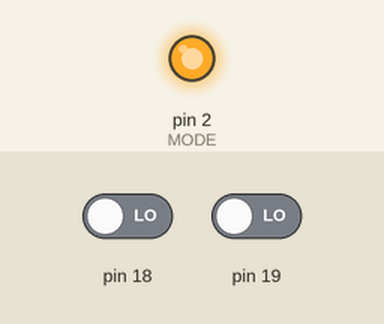
Recording of a sketch running on a simulated Arduino Uno, built with avr-gcc and run on an emulated ATmega328P. Parts: output pins drawn as LEDs (lit = HIGH). Inputs (shaded band) come from the test bench; at power-on: pin 18 LOW, pin 19 LOW. Pins used as bus, display or sensor lines are not drawn; what the sketch prints to the serial monitor is not drawn.

Above: at 0.1 s.
Timing chart, 0 to 0.2 s (numbered marks = the images above):
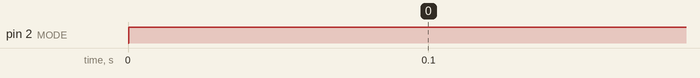

The sketch:

VDU-HelloWorld-test.ino
```cpp
//Mod by Boogs 2025-03-09

#define MODE 2
#define CSW 3
#define CSR 8
#define RESET 9

#define PORT_MANIPULATION

unsigned char font[] = {
// line drawing
   0x00,0x00,0x00,0xFF,0xFF,0x00,0x00,0x00, // lr
   0x18,0x18,0x18,0x18,0x18,0x18,0x18,0x18, // ud
   0x00,0x00,0x00,0xF8,0xF8,0x18,0x18,0x18, // ld
   0x00,0x00,0x00,0x1F,0x1F,0x18,0x18,0x18, // rd
   0x18,0x18,0x18,0xF8,0xF8,0x00,0x00,0x00, // lu
   0x18,0x18,0x18,0x1F,0x1F,0x00,0x00,0x00, // ur
   0x18,0x18,0x18,0xFF,0xFF,0x18,0x18,0x18, // lurd
// <nonsense for debug>
   0x07,0x07,0x07,0x07,0x07,0x07,0x07,0x00, // 07
   0x08,0x08,0x08,0x08,0x08,0x08,0x08,0x00, // 08
   0x09,0x09,0x09,0x09,0x09,0x09,0x09,0x00, // 09
   0x0A,0x0A,0x0A,0x0A,0x0A,0x0A,0x0A,0x00, // 0A
   0x0B,0x0B,0x0B,0x0B,0x0B,0x0B,0x0B,0x00, // 0B
   0x0C,0x0C,0x0C,0x0C,0x0C,0x0C,0x0C,0x00, // 0C
   0x0D,0x0D,0x0D,0x0D,0x0D,0x0D,0x0D,0x00, // 0D
   0x0E,0x0E,0x0E,0x0E,0x0E,0x0E,0x0E,0x00, // 0E
   0x0F,0x0F,0x0F,0x0F,0x0F,0x0F,0x0F,0x00, // 0F
   0x10,0x10,0x10,0x10,0x10,0x10,0x10,0x00, // 10
   0x11,0x11,0x11,0x11,0x11,0x11,0x11,0x00, // 11
   0x12,0x12,0x12,0x12,0x12,0x12,0x12,0x00, // 12
   0x13,0x13,0x13,0x13,0x13,0x13,0x13,0x00, // 13
   0x14,0x14,0x14,0x14,0x14,0x14,0x14,0x00, // 14
   0x15,0x15,0x15,0x15,0x15,0x15,0x15,0x00, // 15
   0x16,0x16,0x16,0x16,0x16,0x16,0x16,0x00, // 16
   0x17,0x17,0x17,0x17,0x17,0x17,0x17,0x00, // 17
   0x18,0x18,0x18,0x18,0x18,0x18,0x18,0x00, // 18
   0x19,0x19,0x19,0x19,0x19,0x19,0x19,0x00, // 19
   0x1A,0x1A,0x1A,0x1A,0x1A,0x1A,0x1A,0x00, // 1A
   0x1B,0x1B,0x1B,0x1B,0x1B,0x1B,0x1B,0x00, // 1B
   0x1C,0x1C,0x1C,0x1C,0x1C,0x1C,0x1C,0x00, // 1C
   0x1D,0x1D,0x1D,0x1D,0x1D,0x1D,0x1D,0x00, // 1D
   0x1E,0x1E,0x1E,0x1E,0x1E,0x1E,0x1E,0x00, // 1E
   0x1F,0x1F,0x1F,0x1F,0x1F,0x1F,0x1F,0x00, // 1F
// </nonsense>
   0x00,0x00,0x00,0x00,0x00,0x00,0x00,0x00, // ' '
   0x20,0x20,0x20,0x20,0x20,0x00,0x20,0x00, // !
   0x50,0x50,0x50,0x00,0x00,0x00,0x00,0x00, // "
   0x50,0x50,0xF8,0x50,0xF8,0x50,0x50,0x00, // #
   0x20,0x78,0xA0,0x70,0x28,0xF0,0x20,0x00, // 0x
   0xC0,0xC8,0x10,0x20,0x40,0x98,0x18,0x00, // %
   0x40,0xA0,0xA0,0x40,0xA8,0x90,0x68,0x00, // &
   0x20,0x20,0x40,0x00,0x00,0x00,0x00,0x00, // '
   0x20,0x40,0x80,0x80,0x80,0x40,0x20,0x00, // (
   0x20,0x10,0x08,0x08,0x08,0x10,0x20,0x00, // )
   0x20,0xA8,0x70,0x20,0x70,0xA8,0x20,0x00, // *
   0x00,0x20,0x20,0xF8,0x20,0x20,0x00,0x00, // +
   0x00,0x00,0x00,0x00,0x20,0x20,0x40,0x00, // ,
   0x00,0x00,0x00,0xF8,0x00,0x00,0x00,0x00, // -
   0x00,0x00,0x00,0x00,0x20,0x20,0x00,0x00, // .
   0x00,0x08,0x10,0x20,0x40,0x80,0x00,0x00, // /
   0x70,0x88,0x98,0xA8,0xC8,0x88,0x70,0x00, // 0
   0x20,0x60,0x20,0x20,0x20,0x20,0x70,0x00, // 1
   0x70,0x88,0x08,0x30,0x40,0x80,0xF8,0x00, // 2
   0xF8,0x08,0x10,0x30,0x08,0x88,0x70,0x00, // 3
   0x10,0x30,0x50,0x90,0xF8,0x10,0x10,0x00, // 4
   0xF8,0x80,0xF0,0x08,0x08,0x88,0x70,0x00, // 5
   0x38,0x40,0x80,0xF0,0x88,0x88,0x70,0x00, // 6
   0xF8,0x08,0x10,0x20,0x40,0x40,0x40,0x00, // 7
   0x70,0x88,0x88,0x70,0x88,0x88,0x70,0x00, // 8
   0x70,0x88,0x88,0x78,0x08,0x10,0xE0,0x00, // 9
   0x00,0x00,0x20,0x00,0x20,0x00,0x00,0x00, // :
   0x00,0x00,0x20,0x00,0x20,0x20,0x40,0x00, // //
   0x10,0x20,0x40,0x80,0x40,0x20,0x10,0x00, // <
   0x00,0x00,0xF8,0x00,0xF8,0x00,0x00,0x00, // =
   0x40,0x20,0x10,0x08,0x10,0x20,0x40,0x00, // >
   0x70,0x88,0x10,0x20,0x20,0x00,0x20,0x00, // ?
   0x70,0x88,0xA8,0xB8,0xB0,0x80,0x78,0x00, // @
   0x20,0x50,0x88,0x88,0xF8,0x88,0x88,0x00, // A
   0xF0,0x88,0x88,0xF0,0x88,0x88,0xF0,0x00, // B
   0x70,0x88,0x80,0x80,0x80,0x88,0x70,0x00, // C
   0xF0,0x88,0x88,0x88,0x88,0x88,0xF0,0x00, // D
   0xF8,0x80,0x80,0xF0,0x80,0x80,0xF8,0x00, // E
   0xF8,0x80,0x80,0xF0,0x80,0x80,0x80,0x00, // F
   0x78,0x80,0x80,0x80,0x98,0x88,0x78,0x00, // G
   0x88,0x88,0x88,0xF8,0x88,0x88,0x88,0x00, // H
   0x70,0x20,0x20,0x20,0x20,0x20,0x70,0x00, // I
   0x08,0x08,0x08,0x08,0x08,0x88,0x70,0x00, // J
   0x88,0x90,0xA0,0xC0,0xA0,0x90,0x88,0x00, // K
   0x80,0x80,0x80,0x80,0x80,0x80,0xF8,0x00, // L
   0x88,0xD8,0xA8,0xA8,0x88,0x88,0x88,0x00, // M
   0x88,0x88,0xC8,0xA8,0x98,0x88,0x88,0x00, // N
   0x70,0x88,0x88,0x88,0x88,0x88,0x70,0x00, // O
   0xF0,0x88,0x88,0xF0,0x80,0x80,0x80,0x00, // P
   0x70,0x88,0x88,0x88,0xA8,0x90,0x68,0x00, // Q
   0xF0,0x88,0x88,0xF0,0xA0,0x90,0x88,0x00, // R
   0x70,0x88,0x80,0x70,0x08,0x88,0x70,0x00, // S
   0xF8,0x20,0x20,0x20,0x20,0x20,0x20,0x00, // T
   0x88,0x88,0x88,0x88,0x88,0x88,0x70,0x00, // U
   0x88,0x88,0x88,0x88,0x50,0x50,0x20,0x00, // V
   0x88,0x88,0x88,0xA8,0xA8,0xD8,0x88,0x00, // W
   0x88,0x88,0x50,0x20,0x50,0x88,0x88,0x00, // X
   0x88,0x88,0x50,0x20,0x20,0x20,0x20,0x00, // Y
   0xF8,0x08,0x10,0x20,0x40,0x80,0xF8,0x00, // Z
   0xF8,0xC0,0xC0,0xC0,0xC0,0xC0,0xF8,0x00, // [
   0x00,0x80,0x40,0x20,0x10,0x08,0x00,0x00, //
   0xF8,0x18,0x18,0x18,0x18,0x18,0xF8,0x00, // ]
   0x00,0x00,0x20,0x50,0x88,0x00,0x00,0x00, // ^
   0x00,0x00,0x00,0x00,0x00,0x00,0xF8,0x00, // _
   0x40,0x20,0x10,0x00,0x00,0x00,0x00,0x00, // `
   0x00,0x00,0x70,0x88,0x88,0x98,0x68,0x00, // a
   0x80,0x80,0xF0,0x88,0x88,0x88,0xF0,0x00, // b
   0x00,0x00,0x78,0x80,0x80,0x80,0x78,0x00, // c
   0x08,0x08,0x78,0x88,0x88,0x88,0x78,0x00, // d
   0x00,0x00,0x70,0x88,0xF8,0x80,0x78,0x00, // e
   0x30,0x40,0xE0,0x40,0x40,0x40,0x40,0x00, // f
   0x00,0x00,0x70,0x88,0xF8,0x08,0xF0,0x00, // g
   0x80,0x80,0xF0,0x88,0x88,0x88,0x88,0x00, // h
   0x00,0x40,0x00,0x40,0x40,0x40,0x40,0x00, // i
   0x00,0x20,0x00,0x20,0x20,0xA0,0x60,0x00, // j
   0x00,0x80,0x80,0xA0,0xC0,0xA0,0x90,0x00, // k
   0xC0,0x40,0x40,0x40,0x40,0x40,0x60,0x00, // l
   0x00,0x00,0xD8,0xA8,0xA8,0xA8,0xA8,0x00, // m
   0x00,0x00,0xF0,0x88,0x88,0x88,0x88,0x00, // n
   0x00,0x00,0x70,0x88,0x88,0x88,0x70,0x00, // o
   0x00,0x00,0x70,0x88,0xF0,0x80,0x80,0x00, // p
   0x00,0x00,0xF0,0x88,0x78,0x08,0x08,0x00, // q
   0x00,0x00,0x70,0x88,0x80,0x80,0x80,0x00, // r
   0x00,0x00,0x78,0x80,0x70,0x08,0xF0,0x00, // s
   0x40,0x40,0xF0,0x40,0x40,0x40,0x30,0x00, // t
   0x00,0x00,0x88,0x88,0x88,0x88,0x78,0x00, // u
   0x00,0x00,0x88,0x88,0x90,0xA0,0x40,0x00, // v
   0x00,0x00,0x88,0x88,0x88,0xA8,0xD8,0x00, // w
   0x00,0x00,0x88,0x50,0x20,0x50,0x88,0x00, // x
   0x00,0x00,0x88,0x88,0x78,0x08,0xF0,0x00, // y
   0x00,0x00,0xF8,0x10,0x20,0x40,0xF8,0x00, // z
   0x38,0x40,0x20,0xC0,0x20,0x40,0x38,0x00, // {
   0x40,0x40,0x40,0x00,0x40,0x40,0x40,0x00, // |
   0xE0,0x10,0x20,0x18,0x20,0x10,0xE0,0x00, // }
   0x00,0x00,0x24,0x00,0x00,0x42,0x3C,0x00, // ~
   0xA8,0x50,0xA8,0x50,0xA8,0x50,0xA8,0x00, // checkerboard

  };


void setDBReadMode() {
  DDRD = DDRD & B00001111; // Set Pin 4 5 6 7 as inputs. High nibble of databus.
  DDRC = DDRC & B11110000; // Set Analog pin A0 A1 A2 A3 as inputs. Low nibble of databus.
}

void setDBWriteMode() {
  DDRD = DDRD | B11110000; // Set Pin 4 5 6 7 as outputs. High nibble of databus.p
  DDRC = DDRC | B00001111; // Set Analog pin A0 A1 A2 A3 as outputs. Low nibble of databus.
}

void reset() {
  Serial.println("Resetting");
  digitalWrite(RESET, HIGH);
  delayMicroseconds(100);
  digitalWrite(RESET, LOW);
  delayMicroseconds(5);
  digitalWrite(RESET, HIGH);
}

inline void setPort(unsigned char value) {
    PORTD = (PIND & 0x0F) | (value & 0xF0);    // Starting from value (1 char, 8 bits) write right bit
    PORTC = (PINC & 0xF0) | (value & 0x0F);    // in right position
}

inline unsigned char readPort() {
    unsigned char memByte = 0;                 // Generating memByte (1 char, 8 bits) accordingly
    memByte  = (PIND & 0xF0) | (PINC & 0x0F);  // with data read
    return memByte;
}

void writeByte( unsigned char value) {         // Writes a byte to databus for register access
    setDBWriteMode();                          // All outputs
    setPort(value);                            // Write data
    digitalWrite(MODE, HIGH);
    digitalWrite(CSW, LOW);
    delayMicroseconds(10);
    digitalWrite(CSW, HIGH);
    setDBReadMode();                           // All inputs
}

unsigned char  readByte( ) {                   // Reads a byte from databus for register access
    unsigned char memByte = 0;
    digitalWrite(MODE, HIGH);
    digitalWrite(CSR, LOW);
    delayMicroseconds(10);
    memByte = readPort();                      // Read data
    digitalWrite(CSR, HIGH);
    return memByte;
}

void writeByteToVRAM( unsigned char value) {   //Writes a byte to databus for vram access Byte 3 for "WRITE TO VRAM"
    digitalWrite(MODE, LOW);
    digitalWrite(CSW, LOW);
    setDBWriteMode();                          // All outputs
    setPort(value);                            // Write data
    delayMicroseconds(10);
    digitalWrite(CSW, HIGH);
    setDBReadMode();                           // All inputs
    delayMicroseconds(10);
}
unsigned char  readByteFromVRAM( ) {           //Reads a byte from databus for vram access Byte 3 for "READ FROM VRAM"
    unsigned char memByte = 0;
    digitalWrite(MODE, LOW);
    digitalWrite(CSR, LOW);
    delayMicroseconds(1);
    memByte = readPort();                      // read data
    digitalWrite(CSR, HIGH);
    delayMicroseconds(10);
    return memByte;
}

void setRegister(unsigned char registerIndex, unsigned char value) { // "WRITE TO VDP REGISTER"
  writeByte(value);                                                  // byte 1 DATA WRITE
  writeByte(0x80 | registerIndex);                                   // byte 2 REGISTER SELECT merge 10000XXX
}

void setWriteAddress( unsigned int address) {                        // "WRITE TO VRAM"
  writeByte(address & 0xFF);                              // byte 1 ADDRESS SETUP (A6..A13)
  writeByte(0x40 | ((address >> 8) & 0x3F));                                // byte 2 ADDRESS SETUP (0 1 A0..A5)
}

void setReadAddress( unsigned int address) {                         // "READ FROM VRAM"
  writeByte((address & 0xFFC0)>>6);                                  // byte 1 ADDRESS SETUP (A6..A13)
  writeByte((address & 0x3F));                                       // byte 2 ADDRESS SETUP (0 0 A0..A5)
}

void setup() {
  setDBReadMode();
  Serial.begin(9600);
  pinMode(MODE, OUTPUT);
  pinMode(RESET, OUTPUT);
  pinMode(CSW, OUTPUT);
  pinMode(CSR, OUTPUT);

  digitalWrite(RESET, HIGH);      // All not active
  digitalWrite(MODE, HIGH);
  digitalWrite(CSW, HIGH);
  digitalWrite(CSR, HIGH);

  attachInterrupt(digitalPinToInterrupt(MODE),call_int,FALLING); // ISR for clearing Interrupt flag

  reset();
  delay(200);

  setRegister(0, 0x00);   // Register 0: 0 0 0 0 0 0 0 M3 ( M3 = 0 ) Mode TEXT M1,M2,M3 = 1 0 0
  setRegister(1, 0xD0);   // Register 1: 1 1 0 1 0 0 0 0 ( 16K, Screen Enable, Interrupt Disable )
                          // Example table 6.1
  setRegister(2, 0x02);   //Name table              0X05 --> $1400
  setRegister(3, 0x00);   //Color table             0x80 --> $2000
  setRegister(4, 0x00);   //Pattern table           0x01 --> $0800
  setRegister(5, 0x20);   //Sprite attribute table  0x20 --> $1000
  setRegister(6, 0x00);   //Sprite pattern table    0x00 --> $0000
  setRegister(7, 0xFD);   //Font & Background color (WHITE & MAGENTA )

  Serial.println("Clearing RAM"); //Max Ram 16Kbyte
  setWriteAddress(0);
  for (int i = 0;i<16384;i++) {
    writeByteToVRAM(0);
  }

  unsigned int nameTableStart = 0x0002 * 0x400;
  unsigned int patternTableStart = 0x0000 * 0x800;

    // Pattern Table
    setWriteAddress(patternTableStart);
    for(int i = 0; i < 256*8; i++) {
      writeByteToVRAM(font[i]);
    }

    setWriteAddress(0x800);
    for(int i = 0; i < 960; i++) writeByteToVRAM(' ');

    // Name Table
    setWriteAddress(0x800 + 40*12 + 14);
    String str = "Hello, World!";
    for(int i = 0; i < str.length(); i++)
      writeByteToVRAM(str.charAt(i));
    // writeByteToVRAM('I');
    // writeByteToVRAM('A');
    // writeByteToVRAM('O');


}

int i = 0;

void loop() {
  //setRegister(7, 0xF0 | i);      //Testing the Backdrop Colors, defined by four bits in Register 7 i
  delay(1000);                   //The lower four bits contain the color for the Backdrop in all modes
  i++;                           // Font in LIghtblue, Background all 16 color
  if (i>15) i = 0;

  /*
   *
   * READING THE VDP STATUS REGISTER to reset the interrupt that could have been fired. Note, better to connect the VDP's interrupt pin to Arduino & call the 3 lines below in the ISR.
   * The Status Register contents can be read with a single byte transfer, just by doing a read from
   * address Hex C002 (see Table 4-2, p 4-1 VDP programmer's guide).
   */
  /*setReadAddress(0xC002);
  setDBReadMode();
  readByte(); //Read from the status register (quick & dirty, discarding the result)
  */

}
  void call_int(){
 // setReadAddress(0xC002);
 // setDBReadMode();
 // readByte();

  }
```
